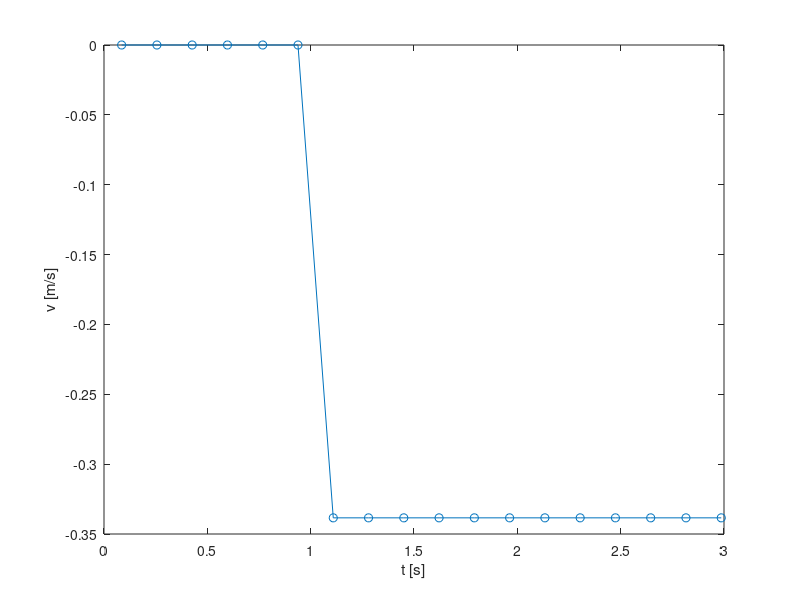

Source code (MATLAB):
load('data/grunnfrekvens.mat');
f = max(fw);

load('data/konstant_hastighet4.mat');

T = 20.2;
c = 331.1 + 0.606*T;
v = (1 - f./fw).*c;

fprintf('\n%d datapunkter, %0.4f sekunder/punkt\n',npunkter,dtid)
fprintf('frekvens oppløsning: %.2f Hz\n\n',dfrek)

START = 7;
END = 18;
% END = 23;

figure()
plot(tw(1:END), v(1:END), '-o');
hold on
xlabel('t [s]')
ylabel('v [m/s]')
hold off

const_vel = v(START:END);
const_f_m = fw(START:END);

f_m = mean(const_f_m);

fprintf('\nKonstant fart: %0.4f m/s, std-avvik %0.4f m/s\n', mean(const_vel), std(const_vel))
fprintf('f_m ved konst v: %.2f Hz,   std-avvik %0.4f m/s\n\n', f_m, std(const_f_m))

% Usikkerhet i farten
s_v = c*dfrek*sqrt( (1/f_m)^2 + (f/f_m^2)^2 )

% % Oppløsning fart
% fm = f - dfrek
% v = (1 - f./fm).*c
% 
% % Usikkerhet fart
% dv = v/2